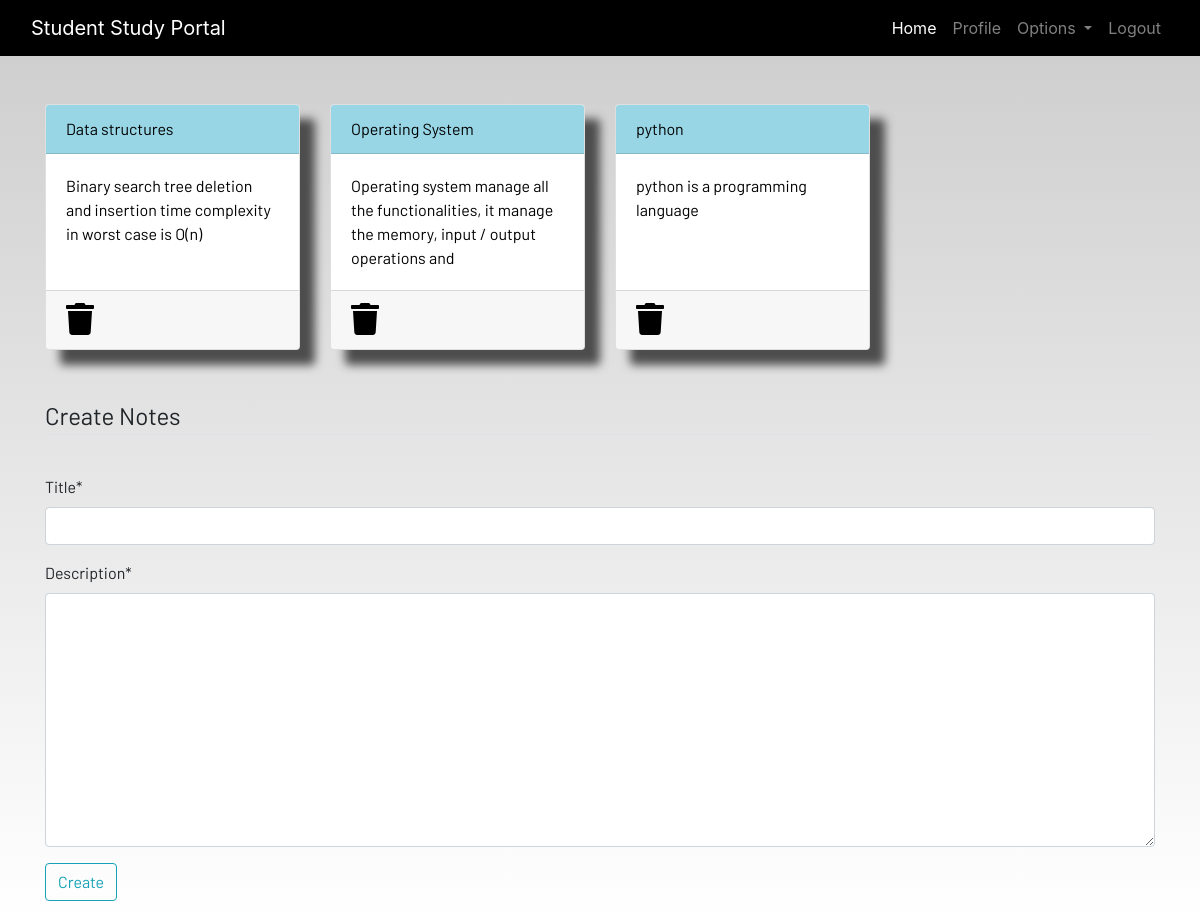
Screenshot of /notes/ (signed in) with the database file from the repository.
### dashboard/models.py (models this page shows, shortened)
class Notes(models.Model):
    user = models.ForeignKey(User, on_delete= models.CASCADE)
    Title = models.CharField(max_length=200)
    Description = models.TextField()
    class Meta:
        verbose_name="Notes"
        verbose_name_plural="Notes"

### dashboard/views.py (the view)
# urls.py: path('notes/', views.notes, name='notes'),
@login_required()
def notes(request):
    if request.method == "POST":
        form = NotesForm(request.POST)
        if form.is_valid():
            user = Notes(user=request.user, Title=request.POST['Title'], Description=request.POST['Description'])
            user.save()
            messages.success(request, f"Notes added from {request.user.username} successfully!")
    else:
        form = NotesForm()
    notes = Notes.objects.filter(user=request.user)
    context = {'notes': notes, "form": form}
    return render(request, 'dashboard/notes.html', context)

### dashboard/forms.py
class NotesForm(forms.ModelForm):
    class Meta:
        model=Notes
        fields=["Title", "Description"]

### dashboard/templates/dashboard/notes.html (shortened to what this page needs)
{% extends 'dashboard/base.html' %}
{% load static %}
{%  load crispy_forms_tags %}
{% block content %}
<div class="container">
    <div class="row">
        {% for note in notes %}
        <div class="col-md-3">
            <a href="{% url 'notesDetail' note.id %}">
                <div class="card">
                    <div class="card-header">{{ note.Title }}</div>
                    <div class="card-body">{{ note.Description | slice:"0:100" }}</div>
                    <div class="card-footer mt-auto "><a href="{%  url 'deleteNotes' note.id %}">
                        <i class="fa fa-trash fa-2x"></i></a>
                    </div>
                </div>
            </a>
        </div>
        {% endfor %}
        <br><br>
    </div>
</div>
<br><br>
<div class="container">
    <form method="POST">
        <fieldset class="form-group">
            <legend class="border-bottom mb-4">Create Notes</legend>
        </fieldset>
        {{ form | crispy}}
        <div class="form-group">
            <button href="" class="btn btn-outline-info" type="submit">
                Create
            </button>
        </div>
    </form>
</div>
{% endblock content %}

### static/css/main.css (style rules this page uses)
html { scroll-behavior: smooth; height: 100%; width: 100%; }
.card { box-shadow: 15px 15px 10px rgb(78, 77, 77); }
a { text-decoration: none !important; color: black; }
.card-header { color: black !important; background: rgb(152, 214, 230) !important; transition: 0.3s ease-in; }
html, body { max-width: 100%; overflow-x: hidden; height: 100%; width: 100%; }
body { background: linear-gradient(rgba(0, 0, 0, 0.2), rgba(255, 255, 255, 0.5)); overflow-x: hidden; background-repeat: no-repeat; }
.card-header { background-color: rgb(133, 204, 231); }
.col-md-3 .card { width: 100%; height: 100%; }
.fa { color: black; }

### rows the page displays
Notes: Title "Data structures", Description "Binary search tree deletion and insertion time complexity in worst case is O(n)"
Notes: Title "Operating System", Description "Operating system manage all the functionalities, it manage the memory, input / output operations and"
Notes: Title "python", Description "python is a programming language"
